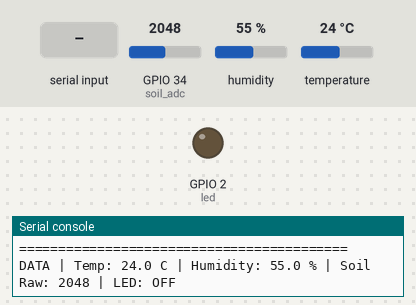
This program was run on a simulated ESP32 board running MicroPython. Parts: output pins drawn as LEDs (lit = HIGH), the last lines printed to the serial console. Inputs (shaded band) come from the test bench; at power-on: GPIO 34 (soil_adc) = 2048, humidity 55 %, temperature 24 °C (analog values on the 0–4095 scale). WiFi joins after 1.5 s; the clock reads 2024-03-15 10:24:30 at power-on unless the program sets it.

Above: at 2.7 s.
2.8 s: "ALERT" typed at the serial console, then Enter
At 3.2 s:
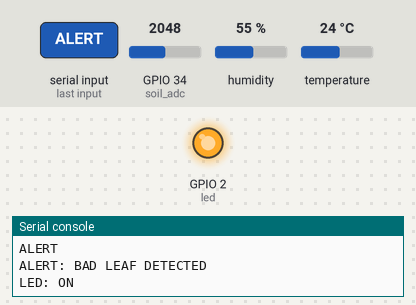
8.8 s: "BAD" typed at the serial console, then Enter
At 15.2 s:
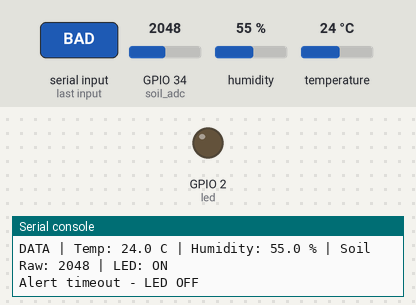
Timing chart, 0 to 16.7 s (numbered marks = the images above; inputs shaded):
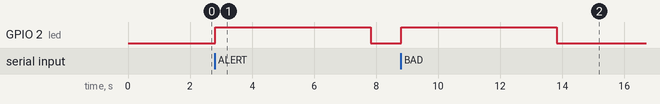

The program:

main.py
```python
# ==============================================================================
# main.py - ESP32 MicroPython Sensor & REST API Node (Clean API Mode)
# ==============================================================================

import machine
import dht
import time
import sys
import select
import socket
import gc
try:
    import ujson as json
except ImportError:
    import json

# --- 1. HARDWARE PINS ---
DHTPIN = 4
SOIL_PIN = 34
LED_PIN = 2

led = machine.Pin(LED_PIN, machine.Pin.OUT)
led.value(0)

dht_sensor = dht.DHT11(machine.Pin(DHTPIN))

soil_adc = machine.ADC(machine.Pin(SOIL_PIN))
try:
    soil_adc.atten(machine.ADC.ATTN_11DB)
    soil_adc.width(machine.ADC.WIDTH_12BIT)
except AttributeError:
    pass

# --- 2. TIMING & STATE ---
SENSOR_INTERVAL = 2000
ALERT_DURATION = 5000

lastSensorRead = 0
badLeafAlertActive = False
alertStartTime = 0

latest_temp = 25.0
latest_hum = 60.0
latest_soil_raw = 2000
latest_soil_pct = 50.0
dht_ok = False

# Non-blocking USB Serial listener
spoll = select.poll()
spoll.register(sys.stdin, select.POLLIN)


# --- 3. HARDWARE CONTROL FUNCTIONS ---

def set_alert(active: bool):
    global badLeafAlertActive, alertStartTime
    badLeafAlertActive = active
    if active:
        alertStartTime = time.ticks_ms()
        led.value(1)
        print("ALERT: BAD LEAF DETECTED")
        print("LED: ON")
    else:
        led.value(0)
        print("STATUS: HEALTHY LEAF")
        print("LED: OFF")


def check_serial():
    if spoll.poll(0):
        try:
            line = sys.stdin.readline().strip().upper()
            if line in ("BAD", "ALERT"):
                set_alert(True)
            elif line in ("GOOD", "OK"):
                set_alert(False)
        except Exception:
            pass


def check_alert_timeout(now):
    global badLeafAlertActive
    if badLeafAlertActive and time.ticks_diff(now, alertStartTime) >= ALERT_DURATION:
        badLeafAlertActive = False
        led.value(0)
        print("Alert timeout - LED OFF")


def read_sensors():
    global latest_temp, latest_hum, latest_soil_raw, latest_soil_pct, dht_ok

    # Read Soil Moisture ADC (3200 dry -> 1300 wet)
    try:
        latest_soil_raw = soil_adc.read()
        latest_soil_pct = max(0.0, min(100.0, ((3200 - latest_soil_raw) * 100.0) / 1900.0))
    except Exception:
        pass

    # Read DHT11
    try:
        dht_sensor.measure()
        latest_temp = float(dht_sensor.temperature())
        latest_hum = float(dht_sensor.humidity())
        dht_ok = True
    except Exception:
        dht_ok = False

    if not dht_ok:
        print("ERROR: DHT11 reading failed!")
    else:
        led_str = "ON" if led.value() == 1 else "OFF"
        print("DATA | Temp: {:.1f} C | Humidity: {:.1f} % | Soil Raw: {} | LED: {}".format(
            latest_temp, latest_hum, latest_soil_raw, led_str
        ))


# --- 4. LIGHTWEIGHT REST API SERVER (PORT 80) ---

CORS_HEADERS = (
    "HTTP/1.1 200 OK\r\n"
    "Content-Type: application/json\r\n"
    "Access-Control-Allow-Origin: *\r\n"
    "Access-Control-Allow-Methods: GET, POST, OPTIONS\r\n"
    "Access-Control-Allow-Headers: Content-Type\r\n"
    "Connection: close\r\n\r\n"
)

def start_server():
    s = socket.socket(socket.AF_INET, socket.SOCK_STREAM)
    s.setsockopt(socket.SOL_SOCKET, socket.SO_REUSEADDR, 1)
    s.bind(('0.0.0.0', 80))
    s.listen(3)
    s.setblocking(False)
    return s


def handle_client(client):
    try:
        req = client.readline().decode('utf-8', 'ignore')
        if not req:
            client.close()
            return
        parts = req.split(' ')
        if len(parts) < 2:
            client.close()
            return

        method = parts[0]
        path = parts[1]

        # Flush rest of HTTP request headers
        while True:
            h = client.readline()
            if not h or h == b'\r\n' or h == b'\n':
                break

        # Handle CORS preflight OPTIONS request
        if method == "OPTIONS":
            client.write(CORS_HEADERS.encode('utf-8'))
            client.close()
            return

        # API: /api/data or /api/v1/sensors/live
        if '/api/data' in path or '/sensors/live' in path:
            payload = json.dumps({
                "temperature": round(latest_temp, 1),
                "humidity": round(latest_hum, 1),
                "soil_raw": latest_soil_raw,
                "soil_moisture": round(latest_soil_pct, 1),
                "light_lux": 820.0,
                "led": "ON" if led.value() == 1 else "OFF",
                "alert_active": badLeafAlertActive,
                "health_status": "Diseased Leaf Alert" if badLeafAlertActive else "Healthy",
                "device": "ESP32 Thalir Node"
            })
            client.write(CORS_HEADERS.encode('utf-8'))
            client.write(payload.encode('utf-8'))

        # API: /api/command?cmd=BAD or GOOD
        elif '/api/command' in path:
            cmd = ""
            if 'cmd=' in path:
                cmd = path.split('cmd=')[1].split('&')[0].upper()
            if cmd in ("BAD", "ALERT"):
                set_alert(True)
            elif cmd in ("GOOD", "OK"):
                set_alert(False)

            payload = json.dumps({
                "status": "success",
                "command": cmd,
                "led": "ON" if led.value() == 1 else "OFF",
                "alert_active": badLeafAlertActive
            })
            client.write(CORS_HEADERS.encode('utf-8'))
            client.write(payload.encode('utf-8'))

        # Default info endpoint for /
        elif path == '/':
            payload = json.dumps({
                "service": "Thalir ESP32 REST API Node",
                "endpoints": ["/api/data", "/api/command?cmd=BAD", "/api/command?cmd=GOOD"],
                "status": "online"
            })
            client.write(CORS_HEADERS.encode('utf-8'))
            client.write(payload.encode('utf-8'))

        else:
            client.write(b"HTTP/1.1 404 Not Found\r\nAccess-Control-Allow-Origin: *\r\nConnection: close\r\n\r\n")

    except Exception:
        pass
    finally:
        try:
            client.close()
        except Exception:
            pass


# --- 5. MAIN SUPER-LOOP ---

def main():
    print("==========================================")
    print("ESP32 REST API SENSOR NODE (MicroPython)")
    print("==========================================")
    print("DHT11      -> GPIO 4")
    print("Soil AO    -> GPIO 34")
    print("LED        -> GPIO 2")
    print("REST API   -> http://thalir.local/api/data")
    print("==========================================")

    server = start_server()
    global lastSensorRead
    lastSensorRead = time.ticks_ms()
    read_sensors()

    while True:
        now = time.ticks_ms()

        # 1. Check serial command from Python / USB
        check_serial()

        # 2. Check 5-second alert timeout
        check_alert_timeout(now)

        # 3. Read sensors every 2 seconds
        if time.ticks_diff(now, lastSensorRead) >= SENSOR_INTERVAL:
            lastSensorRead = now
            read_sensors()
            gc.collect()

        # 4. Handle incoming REST API requests
        try:
            cl, _ = server.accept()
            handle_client(cl)
        except OSError:
            pass

        time.sleep_ms(20)


if __name__ == "__main__":
    main()
```

boot.py
```python
# ==============================================================================
# boot.py - Wi-Fi Connection & mDNS Hostname Setup for ESP32
# ==============================================================================

import gc
import network
import time

gc.enable()
gc.collect()

# Set your Wi-Fi credentials here
WIFI_SSID = "Thalir"
WIFI_PASSWORD = "12345678"
HOSTNAME = "thalir"

def connect():
    wlan = network.WLAN(network.STA_IF)
    wlan.active(True)

    # Set hostname so it is accessible via http://thalir.local
    try:
        network.hostname(HOSTNAME)
    except Exception:
        pass
    try:
        wlan.config(dhcp_hostname=HOSTNAME)
    except Exception:
        pass

    if WIFI_SSID and WIFI_SSID != "YOUR_WIFI_SSID":
        print("[Wi-Fi] Connecting to", WIFI_SSID, "...")
        wlan.connect(WIFI_SSID, WIFI_PASSWORD)
        start = time.time()
        while not wlan.isconnected() and (time.time() - start) < 15:
            time.sleep(0.5)
            print(".", end="")
        print()

    if wlan.isconnected():
        ip = wlan.ifconfig()[0]
        print("\n[Wi-Fi] Connected successfully!")
        print("[Wi-Fi] Assigned IP Address :", ip)
        print("[Web Dashboard] Access via : http://thalir.local")
        print("[Web Dashboard] Or direct IP: http://" + ip)
        return ip
    else:
        # Fallback to Access Point if router Wi-Fi is not reachable
        ap = network.WLAN(network.AP_IF)
        ap.active(True)
        ap.config(essid="Thalir-ESP32", authmode=network.AUTH_OPEN)
        ap_ip = ap.ifconfig()[0]
        print("\n[Wi-Fi AP] Fallback hotspot: 'Thalir-ESP32'")
        print("[Web Dashboard] Connect to hotspot and open: http://" + ap_ip)
        return ap_ip

connect()
gc.collect()
```

Measured:
- after the input at 2.8 s, GPIO 2 (led): LOW → HIGH at once, → LOW 5.0 s later
- after the input at 8.8 s, GPIO 2 (led): LOW → HIGH at once, → LOW 5.0 s later
